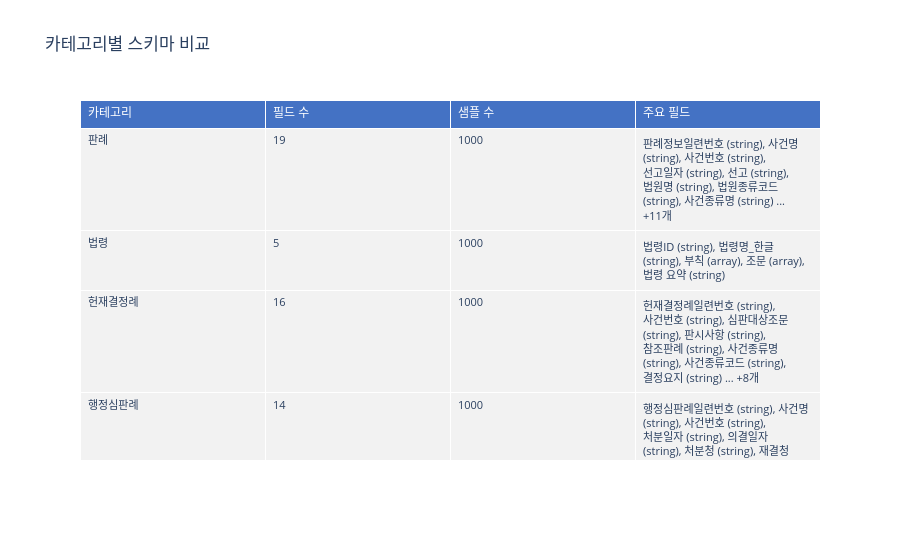

Notebook code for this chart:
### Code cell
# ── 스키마 패밀리 비교 테이블 (plotly table) ──────────────
table_rows = []
for cat_key, schema in schema_results.items():
    fields = schema["fields"]
    field_names = list(fields.keys())
    field_types_str = ", ".join(
        f"{k} ({'/'.join(v['types'])})" for k, v in list(fields.items())[:8]
    )
    if len(fields) > 8:
        field_types_str += f" ... +{len(fields) - 8}개"
    table_rows.append({
        "카테고리": schema["label"],
        "필드 수": schema["field_count"],
        "샘플 수": schema["sample_count"],
        "주요 필드": field_types_str,
    })

df_schema_table = pd.DataFrame(table_rows)

fig = go.Figure(data=[go.Table(
    header=dict(
        values=list(df_schema_table.columns),
        fill_color="#4472C4",
        font=dict(color="white", size=12),
        align="left",
    ),
    cells=dict(
        values=[df_schema_table[col] for col in df_schema_table.columns],
        fill_color="#F2F2F2",
        align="left",
        font=dict(size=11),
        height=30,
    ),
)])
fig.update_layout(title="카테고리별 스키마 비교", height=max(400, len(table_rows) * 40 + 100))
fig.show()

### Figure 1 — Plotly figure (JSON) as saved in the notebook; plotly's stock layout.template omitted (floating-point values rounded to 4 significant figures)
{"data": [{"cells": {"align": "left", "fill": {"color": "#F2F2F2"}, "font": {"size": 11}, "height": 30, "values": [["판례", "법령", "헌재결정례", "행정심판례", "특별행정심판", "법령해석례", "위원회 결정문", "부처 해석례", "법률용어사전", "조약", "행정규칙"], [19, 5, 16, 14, 16, 14, 11, 7, 7, 29, 8], [1000, 1000, 1000, 1000, 1000, 1000, 635, 528, 1000, 1000, 1000], ["판례정보일련번호 (string), 사건명 (string), 사건번호 (string), 선고일자 (string), 선고 (string), 법원명 (string), 법원종류코드 (string), 사건종류명 (string) ... +11개", "법령ID (string), 법령명_한글 (string), 부칙 (array), 조문 (array), 법령 요약 (string)", "헌재결정례일련번호 (string), 사건번호 (string), 심판대상조문 (string), 판시사항 (string), 참조판례 (string), 사건종류명 (string), 사건종류코드 (string), 결정요지 (string) ... +8개", "행정심판례일련번호 (string), 사건명 (string), 사건번호 (string), 처분일자 (string), 의결일자 (string), 처분청 (string), 재결청 (string), 재결례유형명 (string) ... +6개", "특별행정심판재결례일련번호 (string), 재결청 (string), 청구취지 (string), 이유 (string), 선박유형 (string), 사고유형 (string), 재심청구안내 (string), 의결일자 (string) ... +8개", "법령해석례일련번호 (string), 안건명 (string), 안건번호 (string), 해석일자 (string), 해석기관코드 (string), 해석기관명 (string), 질의기관코드 (string), 질의기관명 (string) ... +6개", "결정문일련번호 (string), 이유 (string), 결정요지 (string), 주문 (string), 별지 (string), 의안번호 (string), 의결일 (string), 제목 (string) ... +3개", "법령해석일련번호 (string), 안건명 (string), 질의요지 (string), 관련법령 (string), 해석일자 (string), 회답 (string), 해석요약 (string)", "법령용어ID (array/string), 법령용어명_한글 (array/string), 법령용어명_한자 (string), 법령용어코드 (array/string), 법령용어코드명 (array/string), 출처 (array/string), 법령용어정의 (array/string)", "조약일련번호 (string), 국회비준동의여부 (string), 국회비준동의일자 (string), 조약명_한글 (string), 서명장소 (string), 발효일자 (string), 비고 (string), 조약명_영문 (string) ... +21개", "행정규칙ID (string), 조문내용 (array), 행정규칙명 (string), 행정규칙종류 (string), 소관부처명 (string), 행정규칙일련번호 (string), 행정규칙요약 (string), 부칙내용 (string)"]]}, "header": {"align": "left", "fill": {"color": "#4472C4"}, "font": {"color": "white", "size": 12}, "values": ["카테고리", "필드 수", "샘플 수", "주요 필드"]}, "type": "table"}], "layout": {"height": 540, "title": {"text": "카테고리별 스키마 비교"}}}
